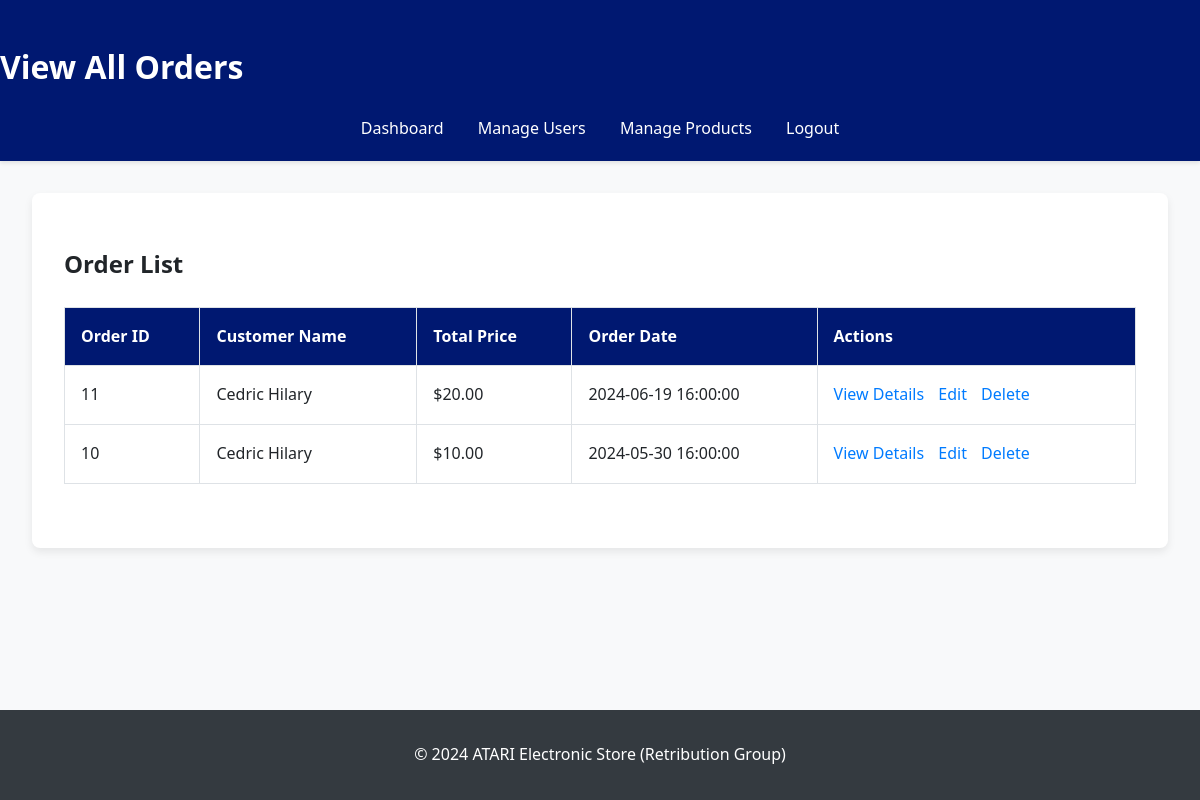
The page /php/view_all_orders.php (signed in) on the database its author committed.
### tables this page shows
CREATE TABLE `orders` (
  `order_id` int(11) NOT NULL,
  `user_id` int(11) NOT NULL,
  `product_name` varchar(100) NOT NULL,
  `total_price` decimal(10,2) NOT NULL,
  `order_date` timestamp NOT NULL DEFAULT current_timestamp()
);

CREATE TABLE `users` (
  `id` int(11) NOT NULL,
  `first_name` varchar(50) NOT NULL,
  `last_name` varchar(50) NOT NULL,
  `email` varchar(100) NOT NULL,
  `password` varchar(255) NOT NULL,
  `created_at` timestamp NOT NULL DEFAULT current_timestamp()
);

### php/view_all_orders.php (the view, shortened to what this page needs)
<?php
include 'db_connect.php';
$orders = [];
$stmt = $conn->prepare("SELECT o.order_id, o.user_id, u.first_name, u.last_name, o.total_price, o.order_date
                        FROM orders o
                        JOIN users u ON o.user_id = u.id
                        ORDER BY o.order_date DESC");
$stmt->execute();
$result = $stmt->get_result();
while ($row = $result->fetch_assoc()) {
    $orders[] = $row;
}
?>
<!DOCTYPE html>
<html lang="en">
<head>
    <link rel="stylesheet" href="/atari-github/atari-github/style/all-orders-style.css">
</head>
<body>
    <header>
        <h1>View All Orders</h1>
        <nav>
            <ul>
                <li><a href="admin_dashboard.php">Dashboard</a></li>
                <li><a href="manage_users.php">Manage Users</a></li>
                <li><a href="manage_products.php">Manage Products</a></li>
                <li><a href="logout.php">Logout</a></li>
            </ul>
        </nav>
    </header>
    <main>
        <section>
            <h2>Order List</h2>
            <table>
                <tr>
                    <th>Order ID</th>
                    <th>Customer Name</th>
                    <th>Total Price</th>
                    <th>Order Date</th>
                    <th>Actions</th>
                </tr>
                <?php foreach ($orders as $order): ?>
                    <tr>
                        <td><?php echo htmlspecialchars($order['order_id']); ?></td>
                        <td><?php echo htmlspecialchars($order['first_name'] . ' ' . $order['last_name']); ?></td>
                        <td>$<?php echo htmlspecialchars($order['total_price']); ?></td>
                        <td><?php echo htmlspecialchars($order['order_date']); ?></td>
                        <td>
                            <a href="view_order_details.php?order_id=<?php echo $order['order_id']; ?>">View Details</a>
                            <a href="edit_order.php?order_id=<?php echo $order['order_id']; ?>">Edit</a>
                            <a href="delete_order.php?order_id=<?php echo $order['order_id']; ?>" onclick="return confirm('Are you sure you want to delete this order?');">Delete</a>
                        </td>
                    </tr>
                <?php endforeach; ?>
            </table>
        </section>
    </main>
    <footer>
        <p>&copy; 2024 ATARI Electronic Store (Retribution Group)</p>
    </footer>
</body>
</html>

### style/all-orders-style.css (style rules this page uses)
body { font-family: "Segoe UI", Tahoma, Geneva, Verdana, sans-serif; line-height: 1.6; margin: 0; background-color: #f8f9fa; color: #212529; }
header { background-color: #001871; color: #fff; padding: 1.2rem 0; box-shadow: 0 2px 4px rgba(0, 0, 0, 0.1); }
nav ul { list-style: none; padding: 0; margin: 0; text-align: center; }
nav li { display: inline-block; margin: 0 15px; }
nav a { text-decoration: none; color: #fff; font-weight: 500; transition: color 0.3s ease; }
main { padding: 2rem; }
h1, h2 { margin-bottom: 1.5rem; font-weight: 600; }
section { background-color: #fff; padding: 2rem; border-radius: 0.5rem; box-shadow: 0 4px 8px rgba(0, 0, 0, 0.08); }
table { width: 100%; border-collapse: collapse; margin-bottom: 2rem; }
th, td { border: 1px solid #dee2e6; padding: 1rem; text-align: left; vertical-align: middle; }
th { background-color: #001871; color: #fff; }
td a { color: #007bff; text-decoration: none; margin-right: 10px; }
footer { text-align: center; padding: 1rem 0; background-color: #343a40; color: #fff; position: fixed; bottom: 0; width: 100%; }

### rows shown on the page
orders: order_id "11", user.last_name "Cedric Hilary", total_price "20.00", order_date "2024-06-19 16:00:00"
orders: order_id "10", user.last_name "Cedric Hilary", total_price "10.00", order_date "2024-05-30 16:00:00"
